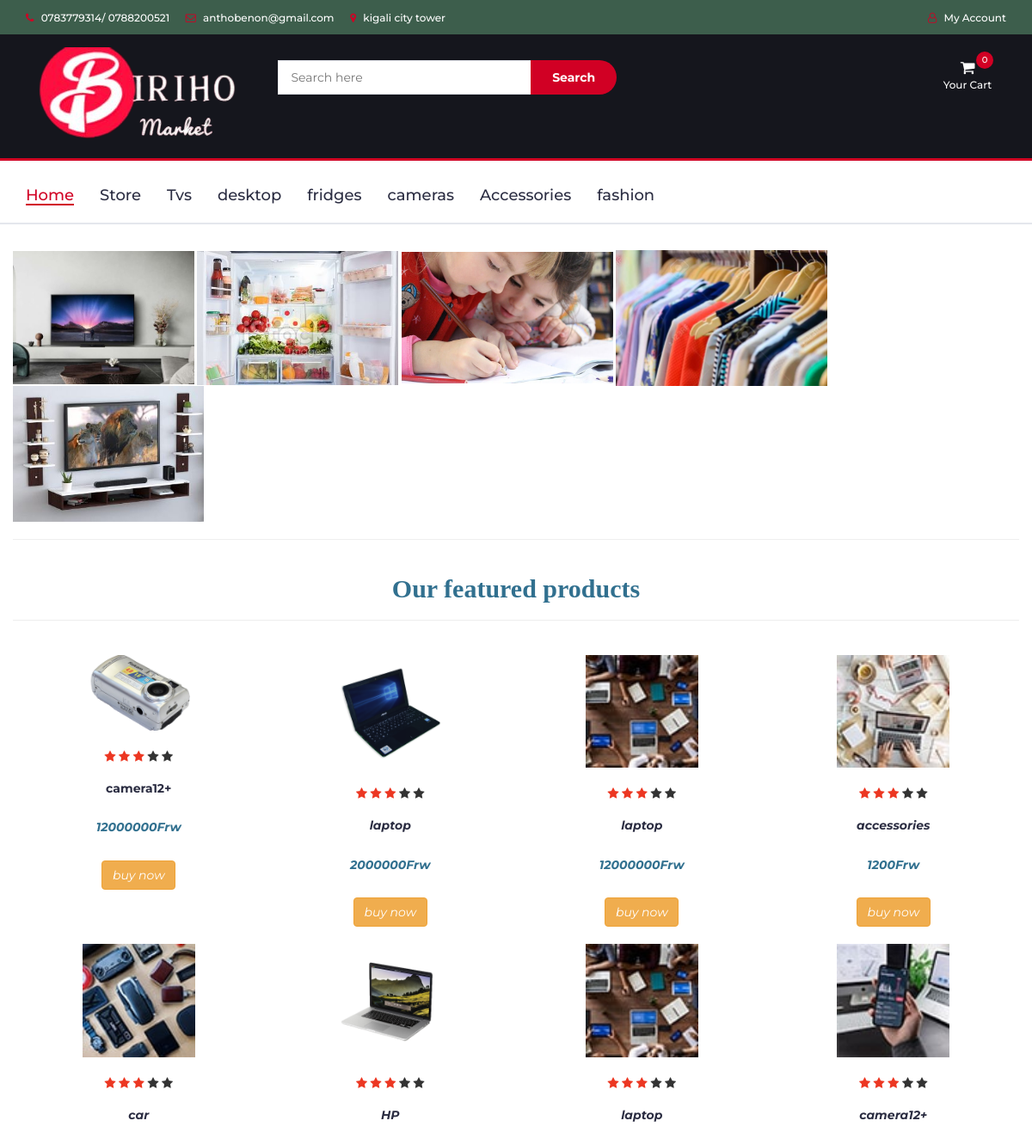
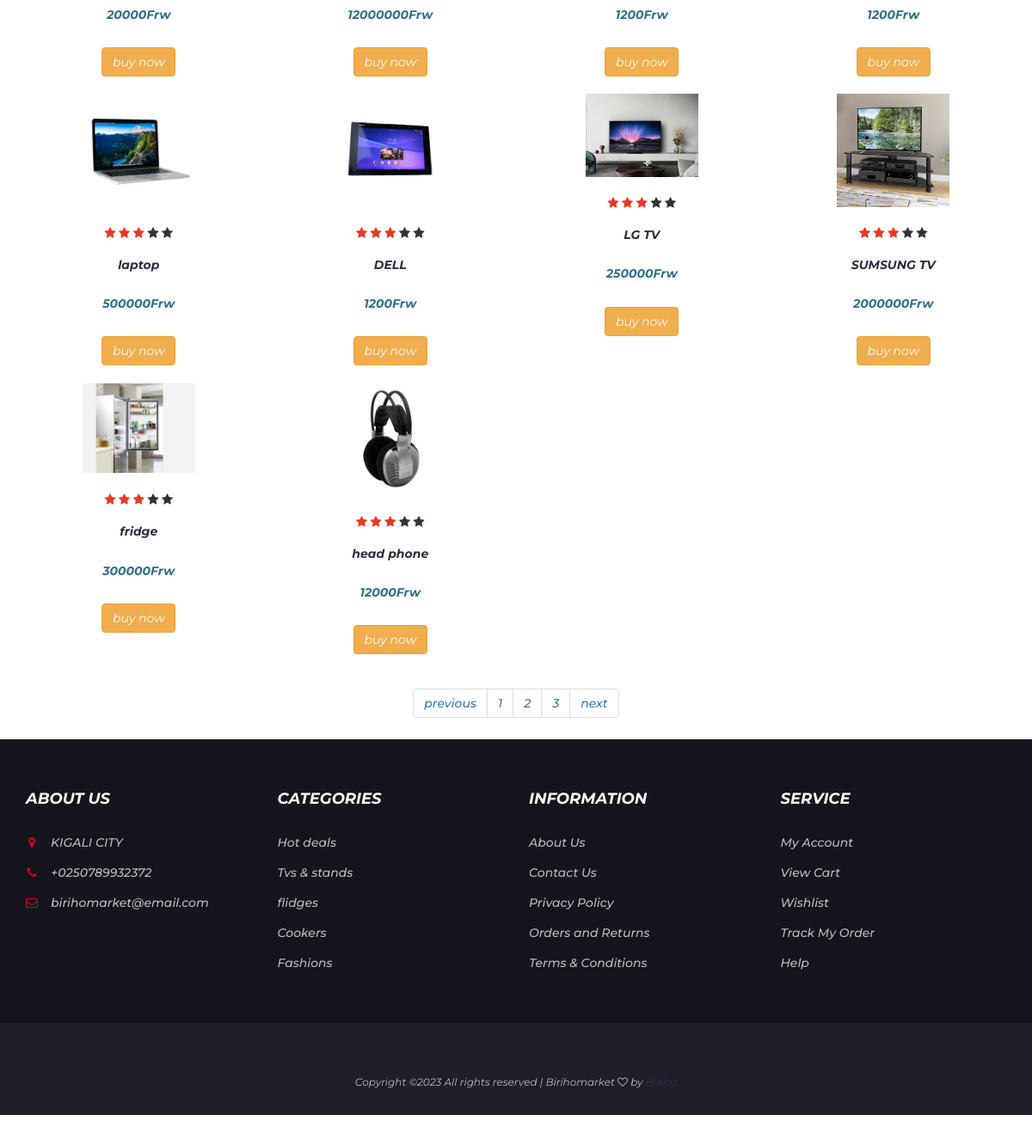
/view-category.php, run on the app's committed database (2 pictures, top to bottom).
### tables this page shows
CREATE TABLE `products` (
  `id` int(11) NOT NULL,
  `p_names` varchar(255) NOT NULL,
  `description` varchar(255) NOT NULL,
  `price` int(11) NOT NULL,
  `quantity` int(11) NOT NULL,
  `date` date NOT NULL,
  `image` varchar(255) NOT NULL,
  `category` varchar(255) NOT NULL
);

### view-category.php (the view, shortened to what this page needs)
<?php
	include("header.php");
?>
		<div class="section">
			<div class="container-fluid style="cursor:pointer;  margin-bottom:2rem ;" >
				<div id="slider">
					<figure>
					<img src="./img/11.jpg" alt=""width="18%">
					<img src="./img/p001.JPG" alt=""width="20%">
					<img src="./img/news-700x435-1.jpg" alt=""width="21%">
					<img src="./img/c002.jpg" alt=""width="21%">
					<img src="./img/12.jpg" alt=""width="19%" height="40%">
			</div>
			<hr>
		</div><br>
								<section id="featured" class=" my-5 py-5 badge-dark">
									<div class="container-fluid text-center mt-5 py-5 badge-secondary">
											<h2 class="text text-info"  style="font-family: Lucida Console;">Our featured products</h2>
										<hr ><br>
										<div class="row max-auto container-fluid ">
											<?php
                                                include('config.php');
                                                $id=$_GET['id'];
												if($id == 'TVS'){
                                                    $query="SELECT * FROM products WHERE category='TVS'";
                                                }
                                                elseif($id =='desktop'){
                                                    $query="SELECT * FROM products WHERE category='desktop'";
                                                }
                                                elseif($id =='fridge'){
                                                    $query="SELECT * FROM products WHERE category='fridge'";
                                                }
                                                elseif($id =='camera'){
                                                    $query="SELECT * FROM products WHERE category='camera'";
                                                }
                                                elseif($id =='accessory'){
                                                    $query="SELECT * FROM products WHERE category='accessory'";
                                                }
                                                elseif($id =='fashion'){
                                                    $query="SELECT * FROM products WHERE category='fashion'";
                                                }
                                                else{
                                                    $query="SELECT * FROM products";
                                                }
                                                    $sql=mysqli_query($con, $query);
                                                    while($row=mysqli_fetch_array($sql)){
                                                        if($row>1)
                                                        {
                                            ?>
												<div class="product text-center col-lg-3 col-md-4 col-sm-12 mb-2">
												<a href= "<?php echo "single_product.php?id=".$row['id']; ?>"><img class="img fuild mb-3" src="img/<?php echo $row['image'];?>"width="50%"></a><br><br>
														<div class="star">
															<i class='fa fa-star' style='color:#ec3722'></i>
															<i class='fa fa-star' style='color:#ec3722'></i>
															<i class='fa fa-star' style='color:#ec3722'></i>
															<li class="fa fa-star"></li>
															<li class="fa fa-star"></li>
														</div><br>
													<h5 class="p-name"><?php echo $row['p_names']; ?></h5><br>
													<i><h5 class="p-price text-info"><?php echo $row['price']; ?>Frw</h5><br>
													<a href="<?php echo "single_product.php?id=".$row['id']; ?>"><button class="buy-btn btn btn-warning" width="80%">buy now</button></a>
												</div>
												<?php }
                                                    }
                                                ?>
											</div>
											<nav aria-label="page navigation example">
												<ul class="pagination mt-5">
													<li class="page-item"><a class="page-link" href="#">previous</a></li>
													<li class="page-item"><a class="page-link" href="#">1</a></li>
													<li class="page-item"><a class="page-link" href="#">2</a></li>
													<li class="page-item"><a class="page-link" href="#">3</a></li>
													<li class="page-item"><a class="page-link" href="#">next</a></li>
												</ul>
											</nav>
										</div>
								</section>
		<?php
		include('footer.php');
		?>
	</body>
</html>

### css/style.css (style rules this page uses)
body { font-family: 'Montserrat', sans-serif; font-weight: 400; color: #333; }
h1, h2, h3, h4, h5, h6 { color: #2B2D42; font-weight: 700; margin: 0 0 10px; }
a { color: #2B2D42; font-weight: 500; -webkit-transition: 0.2s color; transition: 0.2s color; }
ul, ol { margin: 0; padding: 0; list-style: none }
.section { padding-top: 30px; padding-bottom: 30px; }
.product { cursor:pointer; margin-bottom:2rem ; }

### css/css.css (style rules this page uses)
.product { cursor:pointer; margin-bottom:2rem ; }
#slider figure { animation: 20s slider infinite; }
#slider figure img { fload: left; }

### data on the page
products: image (picture), p_names "camera12+", price "12000000"
products: image (picture), p_names "laptop", price "2000000"
products: image (picture), p_names "laptop", price "12000000"
products: image (picture), p_names "accessories", price "1200"
products: image (picture), p_names "car", price "20000"
products: image (picture), p_names "HP", price "12000000"
products: image (picture), p_names "laptop", price "1200"
products: image (picture), p_names "camera12+", price "1200"
products: image (picture), p_names "laptop", price "500000"
products: image (picture), p_names "DELL", price "1200"
products: image (picture), p_names "LG TV", price "250000"
products: image (picture), p_names "SUMSUNG TV", price "2000000"
products: image (picture), p_names "fridge", price "300000"
products: image (picture), p_names "head phone", price "12000"

### other printed values
$count "0"
